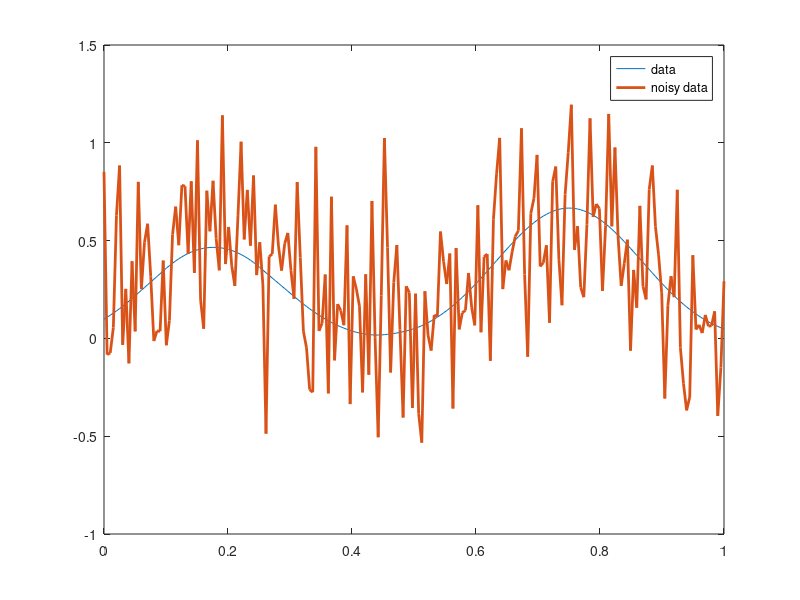
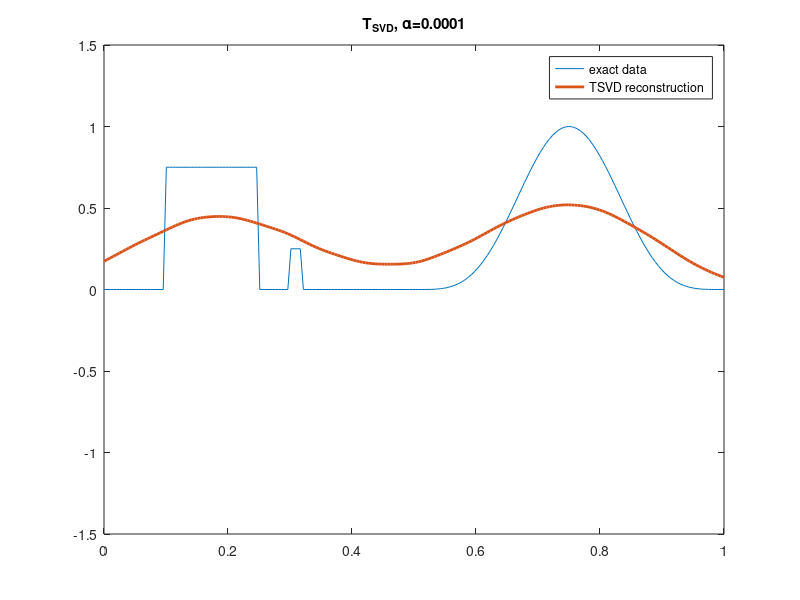

MATLAB code for these plots, in order:
% Number of discretization points
% N = 200;
close all
N = 200;
C = 0.2;

K = zeros(N,N);
h = 1/N;
x = linspace(0,1,N)';

% discrete convolution matrix
for l = 1:N
    for k = 1:N
      %K(l,k)  = h * power(C,-2) * max(0,C-abs((l-k)*h));
      K(l,k)  = h * (power(C,-2)) * max(0,C-abs((l-k)*h));
    end
end

% exact parameters
p = 0.75 * (x > .1).*(x < .25) + 0.25 * (x > .3).*(x < .32) + power(sin(2*pi*x),4).*(x > 0.5) + 0.0 * cos(30*pi*x);

% convolved parameters
d = K * p;

% noisy data, noise has sigma (standard deviation) = 0.1
%dn = d + 0.1 * randn(N,1);
n = sqrt(0.1)*randn(N,1);
%n = 0.1*randn(N,1);
dn = d + n;
plot(x,d,x,dn,'Linewidth', 2);
legend('data', 'noisy data');
print('data.pdf')

% TSVD regularization parameter
% alpha = 0.05;
%alpha = 0.0001;
alpha = 0.0001;

% solve TSVD
[U,S,V] = svd(K);
for j=1:N,
  if S(j , j)*S(j , j) < alpha
    S(j , j) = 0;
  end    
end

% s is diag matrix of eigenvalues, so lets filter them
p_tsvd = U*S*V' * dn;
% comment out next 3 if you dont want figure
figure;
plot(x,p,x,p_tsvd,'Linewidth', 2), axis([0,1,-1.5,1.5]);
legend('exact data', 'TSVD reconstruction');
title(['T_{SVD}, \alpha=',num2str(alpha)])
print(['tsvd',num2str(alpha),'.pdf'])
